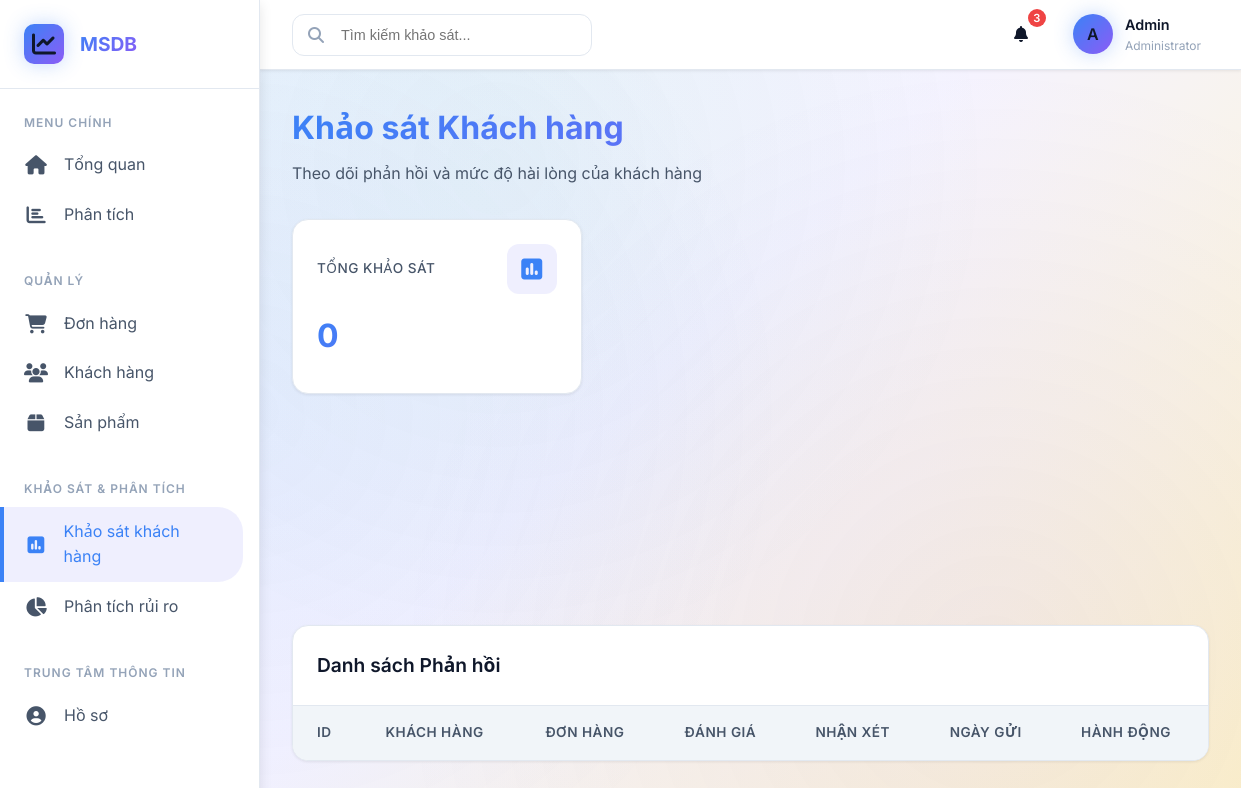
The page /surveys.php on the database as committed earlier.
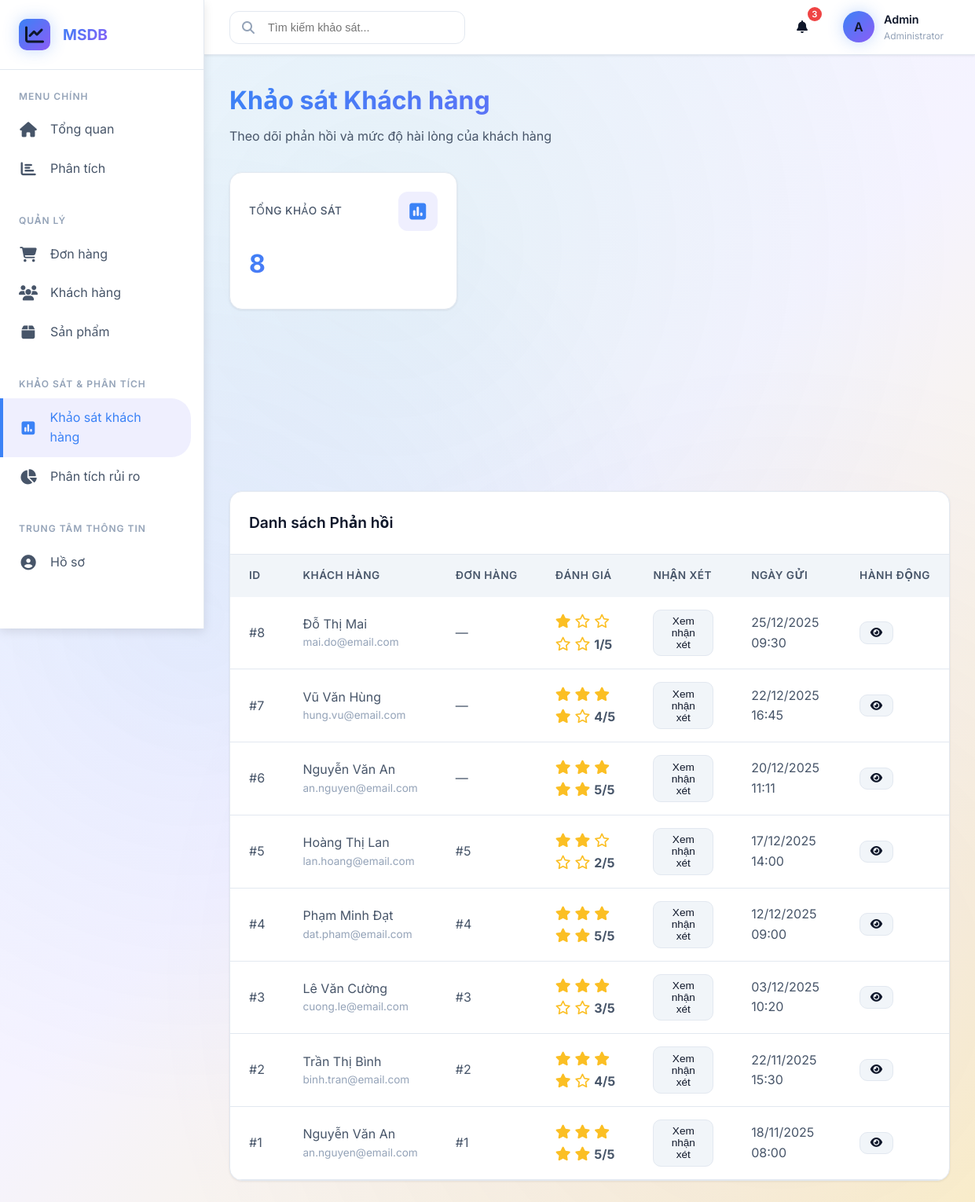
The same page on the database as committed later.
### tables this page shows
CREATE TABLE surveys (
    id INT AUTO_INCREMENT PRIMARY KEY,
    customer_id INT NOT NULL,
    order_id INT NULL,
    rating INT NOT NULL CHECK (rating BETWEEN 1 AND 5),
    comment TEXT,
    created_at TIMESTAMP DEFAULT CURRENT_TIMESTAMP,
    FOREIGN KEY (customer_id) REFERENCES customers(id),
    FOREIGN KEY (order_id) REFERENCES orders(id)
);

CREATE TABLE IF NOT EXISTS customers (
    id INT AUTO_INCREMENT PRIMARY KEY,
    full_name VARCHAR(100) NOT NULL,
    email VARCHAR(100) UNIQUE NOT NULL,
    phone VARCHAR(20),
    address TEXT,
    city VARCHAR(50),
    country VARCHAR(50) DEFAULT 'Vietnam',
    total_orders INT DEFAULT 0,
    total_spent DECIMAL(12, 2) DEFAULT 0,
    status ENUM('active', 'inactive') DEFAULT 'active',
    created_at TIMESTAMP DEFAULT CURRENT_TIMESTAMP,
    last_purchase_date TIMESTAMP NULL
);

CREATE TABLE IF NOT EXISTS orders (
    id INT AUTO_INCREMENT PRIMARY KEY,
    customer_id INT,
    product_id INT,
    quantity INT NOT NULL,
    total_amount DECIMAL(10, 2) NOT NULL,
    order_date TIMESTAMP DEFAULT CURRENT_TIMESTAMP,
    status ENUM('pending', 'processing', 'shipped', 'delivered', 'cancelled') DEFAULT 'pending',
    shipping_address TEXT,
    notes TEXT,
    FOREIGN KEY (customer_id) REFERENCES customers(id) ON DELETE SET NULL,
    FOREIGN KEY (product_id) REFERENCES products(id) ON DELETE SET NULL
);

### surveys.php (the view, shortened to what the changed rows need)
<?php
require_once 'db.php';
try {
    $sql = "SELECT s.*, c.full_name AS customer_name, c.email, o.id AS order_id
            FROM surveys s
            LEFT JOIN customers c ON s.customer_id = c.id
            LEFT JOIN orders o ON s.order_id = o.id
            ORDER BY s.created_at DESC
            LIMIT 100";
    $surveys = $conn->query($sql)->fetchAll(PDO::FETCH_ASSOC);
    $stats_sql = "SELECT
        COUNT(*) AS total_surveys,
        AVG(rating) AS avg_rating,
        SUM(CASE WHEN rating >= 4 THEN 1 ELSE 0 END) / COUNT(*) * 100 AS satisfaction_rate,
        COUNT(DISTINCT customer_id) AS unique_customers
        FROM surveys";
    $stats = $conn->query($stats_sql)->fetch(PDO::FETCH_ASSOC);
} catch (PDOException $e) {
    $error = "Lỗi kết nối database: " . $e->getMessage();
}
?>
<!DOCTYPE html>
<html lang="vi">
<head>
    <link rel="stylesheet" href="css/style.css">
    <link rel="stylesheet" href="https://cdnjs.cloudflare.com/ajax/libs/font-awesome/6.4.0/css/all.min.css">
</head>
<body>
    <div class="dashboard-container">
        <main class="main-content">
            <div class="content">
                <div class="page-header">
                    <h1 class="page-title">Khảo sát Khách hàng</h1>
                </div>
                <div class="stats-grid">
                    <div class="stat-card fade-in">
                        <div class="stat-header"><div class="stat-title">Tổng khảo sát</div><div class="stat-icon primary"><i class="fas fa-poll"></i></div></div>
                        <div class="stat-value"><?php echo number_format($stats['total_surveys'] ?? 0); ?></div>
                    </div>
                </div>
                <div class="table-card">
                    <div class="table-container">
                        <?php if (isset($error)): ?>
                            <div style="padding: 2rem; text-align: center; color: var(--danger);">
                                <p><?php echo htmlspecialchars($error); ?></p>
                                <p style="margin-top:1rem;color:var(--text-secondary);">Hãy tạo bảng <code>surveys</code> trong database.</p>
                            </div>
                        <?php else: ?>
                            <table>
                                <thead>
                                    <tr>
                                        <th>ID</th>
                                        <th>Khách hàng</th>
                                        <th>Đơn hàng</th>
                                        <th>Đánh giá</th>
                                        <th>Nhận xét</th>
                                        <th>Ngày gửi</th>
                                        <th>Hành động</th>
                                    </tr>
                                </thead>
                                <tbody>
                                    <?php foreach ($surveys as $s): ?>
                                    <tr>
                                        <td>#<?php echo $s['id']; ?></td>
                                        <td>
                                            <div><?php echo htmlspecialchars($s['customer_name'] ?? 'N/A'); ?></div>
                                            <div style="font-size:0.85rem;color:var(--text-muted);"><?php echo htmlspecialchars($s['email'] ?? ''); ?></div>
                                        </td>
                                        <td><?php echo $s['order_id'] ? '#' . $s['order_id'] : '—'; ?></td>
                                        <td>
                                            <span class="rating-stars">
                                                <?php for($i=1;$i<=5;$i++): ?>
                                                    <i class="fa<?php echo $i <= $s['rating'] ? 's' : 'r'; ?> fa-star"></i>
                                                <?php endfor; ?>
                                            </span>
                                            <strong><?php echo $s['rating']; ?>/5</strong>
                                        </td>
                                        <td>
                                            <?php if ($s['comment']): ?>
                                                <button class="btn btn-secondary" style="padding:0.4rem 0.8rem;font-size:0.85rem;" onclick="openModal('survey<?php echo $s['id']; ?>')">
                                                    Xem nhận xét
                                                </button>
                                            <?php else: echo '—'; endif; ?>
                                        </td>
                                        <td><?php echo date('d/m/Y H:i', strtotime($s['created_at'])); ?></td>
                                        <td>
                                            <button class="btn btn-secondary" style="padding:0.4rem 0.8rem;font-size:0.85rem;" onclick="openModal('survey<?php echo $s['id']; ?>')">
                                                <i class="fas fa-eye"></i>
                                            </button>
                                        </td>
                                    </tr>
                                    <?php endforeach; ?>
                                </tbody>
                            </table>
                        <?php endif; ?>
                    </div>
                </div>
            </div>
        </main>
    </div>
</body>
</html>

Rows that differ between the two databases and show on the page:
added surveys: id "8", customer.full_name "Đỗ Thị Mai", customer.email "mai.do@email.com", rating "1", created_at "25/12/2025 09:30"
added surveys: id "7", customer.full_name "Vũ Văn Hùng", customer.email "hung.vu@email.com", rating "4", created_at "22/12/2025 16:45"
added surveys: id "6", customer.full_name "Nguyễn Văn An", customer.email "an.nguyen@email.com", rating "5", created_at "20/12/2025 11:11"
added surveys: id "5", customer.full_name "Hoàng Thị Lan", customer.email "lan.hoang@email.com", order "5", rating "2", created_at "17/12/2025 14:00"
added surveys: id "4", customer.full_name "Phạm Minh Đạt", customer.email "dat.pham@email.com", order "4", rating "5", created_at "12/12/2025 09:00"
added surveys: id "3", customer.full_name "Lê Văn Cường", customer.email "cuong.le@email.com", order "3", rating "3", created_at "03/12/2025 10:20"
added surveys: id "2", customer.full_name "Trần Thị Bình", customer.email "binh.tran@email.com", order "2", rating "4", created_at "22/11/2025 15:30"
added surveys: id "1", customer.full_name "Nguyễn Văn An", customer.email "an.nguyen@email.com", order "1", rating "5", created_at "18/11/2025 08:00"
Other text that changed with them:
$stats['total_surveys']: "0" → "8"
